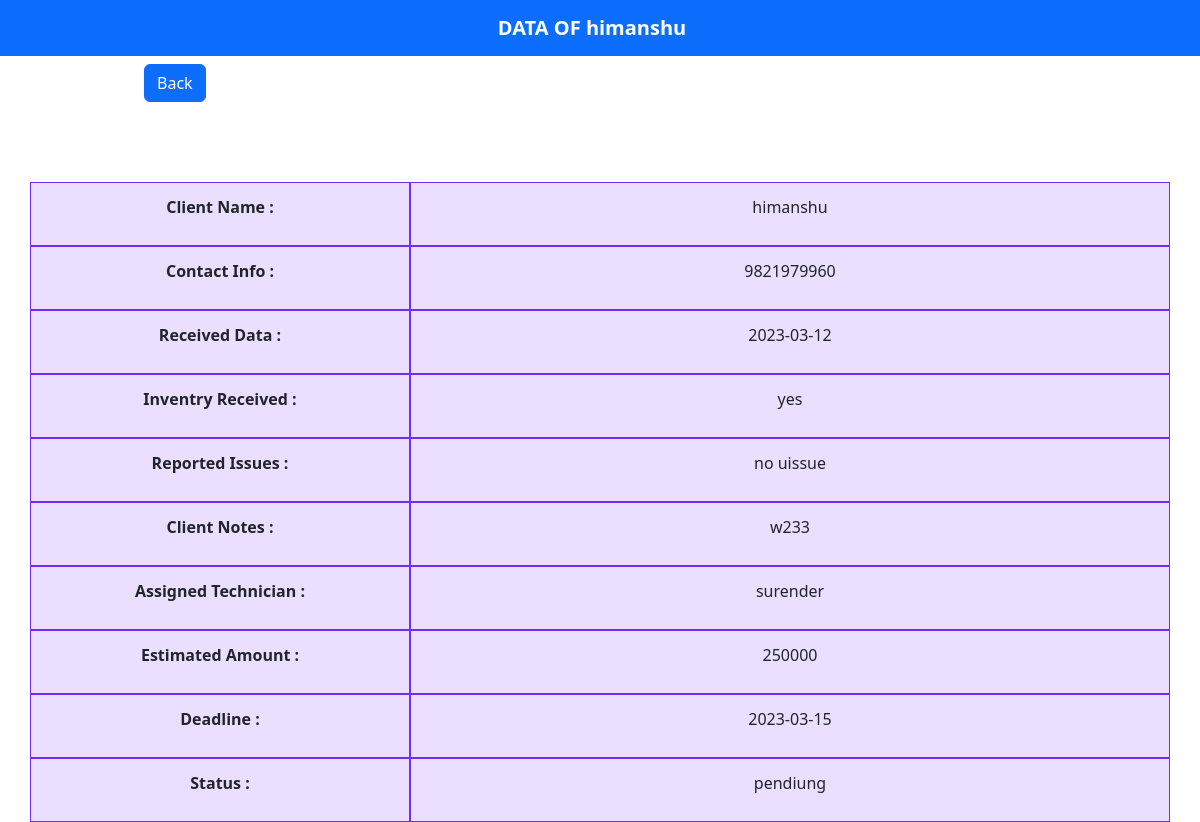
The app's page /jobdata/4 with its own data.
### dashboard/models.py (models this page shows, shortened)
class Job(models.Model):
    clientid=models.AutoField(primary_key=True)
    clientname=models.CharField(max_length=150)
    contact=models.CharField(max_length=150)
    rdate=models.CharField(max_length=150)
    inventry=models.CharField(max_length=150)
    image=models.ImageField()
    issue=models.TextField(max_length=5000)
    cnotes=models.TextField(max_length=5000)
    technician=models.CharField(max_length=150)
    ddate=models.CharField(max_length=100)
    amount=models.CharField(max_length=20)
    status=models.CharField(max_length=50)

### dashboard/views.py (the view)
# urls.py: path('jobdata/<int:id>',views.jobdata,name="jobdata"),
def jobdata(request,id):
    person=Job.objects.filter(clientid=id)
    return render(request,"dashboard/jobdata.html",{'person':person[0]})

### templates/dashboard/jobdata.html (shortened to what this page needs)
{% extends 'base.html'%}
{% block heading %}DATA OF {{ person.clientname}}{% endblock heading%}\
{% block body%}
<div class="d-grid mt-2" style="padding-left: 9rem;">
    <a href="/"><button class="btn btn-primary" type="submit">Back</button></a>
</div>
<div class="container">
    <div class="row text-center">
        <div class="col-4 themed-grid-col"><b>Client Name :</b></div>
        <div class="col-8 themed-grid-col"><span>{{person.clientname}}</span></div>
    </div>
    <div class="row text-center">
        <div class="col-4 themed-grid-col"><b>Contact Info :</b></div>
        <div class="col-8 themed-grid-col">{{person.contact}}</div>
    </div>
    <div class="row text-center">
        <div class="col-4 themed-grid-col"><b>Received Data :</b></div>
        <div class="col-8 themed-grid-col">{{person.rdate}}</div>
    </div>
    <div class="row   text-center">
        <div class="col-4 themed-grid-col"><b>Inventry Received :</b></div>
        <div class="col-8 themed-grid-col">{{person.inventry}}</div>
    </div>
    <div class="row text-center">
        <div class="col-4 themed-grid-col"><b>Reported Issues :</b></div>
        <div class="col-8 themed-grid-col">{{person.issue}}</div>
    </div>
    <div class="row text-center">
        <div class="col-4 themed-grid-col"><b>Client Notes :</b></div>
        <div class="col-8 themed-grid-col">{{person.cnotes}}</div>
    </div>
    <div class="row text-center">
        <div class="col-4 themed-grid-col"><b>Assigned Technician :</b></div>
        <div class="col-8 themed-grid-col">{{person.technician}}</div>
    </div>
    <div class="row text-center">
        <div class="col-4 themed-grid-col"><b>Estimated Amount :</b></div>
        <div class="col-8 themed-grid-col">{{person.amount}}</div>
    </div>
    <div class="row text-center">
        <div class="col-4 themed-grid-col"><b>Deadline :</b></div>
        <div class="col-8 themed-grid-col">{{person.ddate}}</div>
    </div>
    <div class="row text-center">
        <div class="col-4 themed-grid-col"><b>Status :</b></div>
        <div class="col-8 themed-grid-col">{{person.status}}</div>
    </div>
</div>
{% endblock %}

### templates/dashboard/jobdata.html (style rules this page uses)
.container { margin-top: 5rem; }
.themed-grid-col { background-color:rgba(112.520718, 44.062154, 249.437846, .15); border:1px solid rgba(112.520718, 44.062154, 249.43784) ; padding-top :.75rem; padding-bottom: .75rem; }
.col-4 { flex: 0 0 auto; height:4rem; }

### records on screen
Job: clientname "himanshu", contact "9821979960", rdate "2023-03-12", inventry "yes", issue "no uissue", cnotes "w233", technician "surender", amount "250000", ddate "2023-03-15", status "pendiung"
